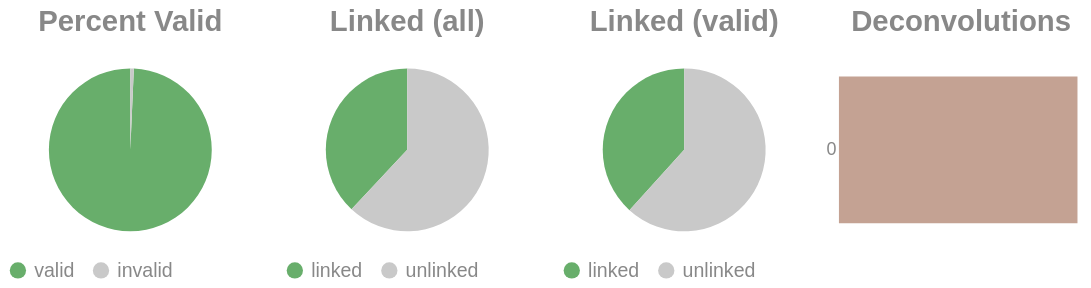

The cell this chart's notebook holds for it:
### Code cell
if SKIPLR:
    pass
else:
    clash = Counter()
    for i in valids['molecule'].to_list():
        _mol = i.split("-")
        if len(_mol) == 1:
            clash.update('0')
        else:
            clash.update(_mol[-1])

    _d = {"deconvolutions": [], 'count': []}
    for k,v in clash.items():
        _d['deconvolutions'].append(k)
        _d['count'].append(v)

    tot_valid = valids['reads'].sum()
    mask = valids['reads'] >= 2
    n_linked_reads = valids.filter(mask)['reads'].sum()
    if n_linked_reads == 0:
        print_html("No linked molecules (>=2 reads) were detected; skipping linked-only distributions.")
        SKIPLR = True
    else:
        perc_valid = round(tot_valid / n_reads, 4)
        linked_perc_abs = round(n_linked_reads / n_reads, 4)
        linked_perc = round(n_linked_reads / tot_valid, 4)

    _valid = pl.DataFrame({"valids": ['valid', 'invalid'], "count": [tot_valid, n_reads - tot_valid]})
    _linked_abs = pl.DataFrame({"linked (absolute)": ['linked', 'unlinked'], "count": [n_linked_reads, n_reads - n_linked_reads]})
    _linked_rel = pl.DataFrame({"linked (valids)": ['linked', 'unlinked'], "count": [n_linked_reads, tot_valid - n_linked_reads]})

    (
        alt.hconcat(
            piechart(_valid, goodval = 'valid', title = "Percent Valid"),
            piechart(_linked_abs, goodval = "linked", title =  "Linked (all)"),
            piechart(_linked_rel, goodval = "linked", title =  "Linked (valid)"),
            convolutionbar(pl.DataFrame(_d), title = "Deconvolutions"),
            center = True,
            bounds = 'flush'
        )
        .resolve_scale(color='independent')
        .resolve_legend('independent')
        .properties(usermeta={'embedOptions': {"actions": False}})
    ).display()

### Figure 1 — Vega-Lite specification as saved in the notebook (floating-point values rounded to 4 significant figures)
{"width": "container", "height": 400, "config": {"title": {"anchor": "start", "dy": -15, "fontSize": 18, "color": "#888888", "subtitleColor": "#888888", "subtitleFontSize": 14}, "arc": {"fill": "#0072B2"}, "axis": {"domainColor": "#888888", "domainWidth": 0.5, "gridWidth": 0.2, "grid": false, "titleFontWeight": 400, "titleFontSize": 15, "labelFontSize": 11, "labelColor": "#888888", "tickColor": "#888888", "tickWidth": 0.2, "titleColor": "#888888"}, "axisBand": {"grid": false}, "axisX": {"grid": true, "tickSize": 10, "domainCap": "round"}, "axisY": {"domain": false, "grid": true, "tickSize": 0, "domainCap": "round"}, "background": "transparent", "header": {"labelFontSize": 15, "labelColor": "#888888", "titleFontSize": 15, "titleFontWeight": 600, "titleColor": "#888888"}, "legend": {"labelFont": "sans-serif", "labelFontSize": 12, "labelColor": "#888888", "symbolSize": 100, "symbolType": "circle", "titleFontSize": 12, "titlePadding": 10, "titleColor": "#888888", "title": null}, "range": {"category": ["#E69F00", "#56B4E9", "#009E73", "#F0E442", "#0072B2", "#D55E00", "#CC79A7", "#000000"], "diverging": ["#cfe8f3", "#a2d4ec", "#73bfe2", "#46abdb", "#1696d2", "#12719e"]}, "area": {"fill": "#0072B2", "fillOpacity": 0.7, "line": true, "strokeOpacity": 0.7}, "line": {"color": "#0072B2", "stroke": "#0072B2", "strokeWidth": 2}, "trail": {"color": "#0072B2", "stroke": "#0072B2", "strokeWidth": 0, "size": 1}, "point": {"filled": true, "fillOpacity": 1.0, "size": 95}, "text": {"color": "#888888", "fontSize": 11, "align": "right", "fontWeight": 400, "size": 11}, "bar": {"fill": "#0072B2", "stroke": null}, "view": {"stroke": null, "continuousWidth": 660, "continuousHeight": 400}}, "hconcat": [{"data": {"name": "data-1a7bd57c389ecb3442c038ee76b2a7f0"}, "mark": {"type": "arc"}, "encoding": {"color": {"field": "valids", "legend": {"orient": "bottom", "title": null}, "scale": {"domain": ["valid", "invalid"], "range": ["#68ae6b", "#C9C9C9"]}, "title": "Valids", "type": "nominal"}, "theta": {"field": "count", "type": "quantitative"}, "tooltip": [{"field": "valids", "title": "Valids", "type": "ordinal"}, {"field": "percent", "format": ".2%", "title": "Percent", "type": "quantitative"}, {"field": "count", "title": "Count", "type": "quantitative"}]}, "height": 100, "title": {"text": "Percent Valid", "align": "center", "anchor": "middle"}, "transform": [{"calculate": "datum.count / 2277404", "as": "percent"}], "width": 150}, {"data": {"name": "data-3162b43a027e3dbd58bcf8d90ff11713"}, "mark": {"type": "arc"}, "encoding": {"color": {"field": "linked (absolute)", "legend": {"orient": "bottom", "title": null}, "scale": {"domain": ["linked", "unlinked"], "range": ["#68ae6b", "#C9C9C9"]}, "title": "Linked (Absolute)", "type": "nominal"}, "theta": {"field": "count", "type": "quantitative"}, "tooltip": [{"field": "linked (absolute)", "title": "Linked (Absolute)", "type": "ordinal"}, {"field": "percent", "format": ".2%", "title": "Percent", "type": "quantitative"}, {"field": "count", "title": "Count", "type": "quantitative"}]}, "height": 100, "title": {"text": "Linked (all)", "align": "center", "anchor": "middle"}, "transform": [{"calculate": "datum.count / 2277404", "as": "percent"}], "width": 150}, {"data": {"name": "data-0b50dcd20e09e7d732fb4e48602e9061"}, "mark": {"type": "arc"}, "encoding": {"color": {"field": "linked (valids)", "legend": {"orient": "bottom", "title": null}, "scale": {"domain": ["linked", "unlinked"], "range": ["#68ae6b", "#C9C9C9"]}, "title": "Linked (Valids)", "type": "nominal"}, "theta": {"field": "count", "type": "quantitative"}, "tooltip": [{"field": "linked (valids)", "title": "Linked (Valids)", "type": "ordinal"}, {"field": "percent", "format": ".2%", "title": "Percent", "type": "quantitative"}, {"field": "count", "title": "Count", "type": "quantitative"}]}, "height": 100, "title": {"text": "Linked (valid)", "align": "center", "anchor": "middle"}, "transform": [{"calculate": "datum.count / 2261682", "as": "percent"}], "width": 150}, {"data": {"name": "data-09a663af57310e4c0df20ebfd9ef4a62"}, "mark": {"type": "bar"}, "encoding": {"color": {"field": "deconvolutions", "legend": null, "scale": {"scheme": "lightgreyred"}, "type": "nominal"}, "tooltip": [{"field": "deconvolutions", "title": "Deconvolutions", "type": "ordinal"}, {"field": "percent", "format": ".2%", "title": "Percent", "type": "quantitative"}, {"field": "count", "title": "Count", "type": "quantitative"}], "x": {"axis": null, "field": "count", "type": "quantitative"}, "y": {"field": "deconvolutions", "sort": "ascending", "title": null, "type": "nominal"}}, "height": 100, "title": {"text": "Deconvolutions", "align": "center", "anchor": "middle"}, "transform": [{"calculate": "datum.count / 1757252", "as": "percent"}], "width": 150}], "bounds": "flush", "center": true, "resolve": {"legend": {"angle": "independent"}, "scale": {"color": "independent"}}, "usermeta": {"embedOptions": {"actions": false}}, "$schema": "https://vega.github.io/schema/vega-lite/v6.1.0.json", "datasets": {"data-1a7bd57c389ecb3442c038ee76b2a7f0": [{"valids": "valid", "count": 2261682}, {"valids": "invalid", "count": 15722}], "data-3162b43a027e3dbd58bcf8d90ff11713": [{"linked (absolute)": "linked", "count": 865570}, {"linked (absolute)": "unlinked", "count": 1411834}], "data-0b50dcd20e09e7d732fb4e48602e9061": [{"linked (valids)": "linked", "count": 865570}, {"linked (valids)": "unlinked", "count": 1396112}], "data-09a663af57310e4c0df20ebfd9ef4a62": [{"deconvolutions": "0", "count": 1757252}]}}
